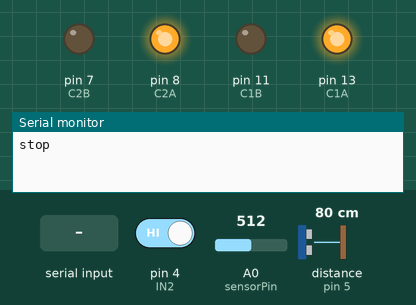
Bench run of a sketch on a simulated Arduino Uno, built with avr-gcc and run on an emulated ATmega328P. Parts: output pins drawn as LEDs (lit = HIGH), the last lines printed to the serial monitor. Wiring (inferred from the names in the program): ultrasonic range finder: trigger pin 10; echo pin 5. The inputs (shaded band) are chosen by the test bench; at power-on: pin 4 (IN2) HIGH, distance to the obstacle (sensor on pin 5) 80 cm, A0 (sensorPin) = 512. The echo pulse lasts 58.3 µs per cm; pins used as bus, display or sensor lines are not drawn.

Above: at 2.8 s.
2.9 s: pin 4 (IN2) driven LOW
At 8.8 s:
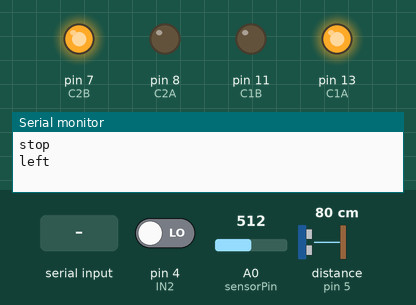
9.3 s: "b" received over the second serial link
At 10.3 s:
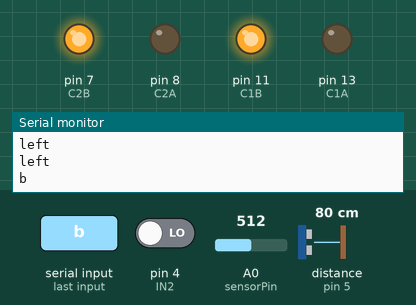
13.5 s: "r" received over the second serial link
At 16.3 s:
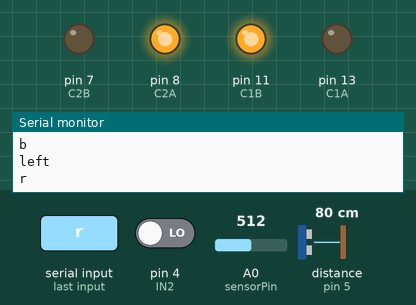
19.5 s: pin 4 (IN2) driven HIGH
At 20.9 s:
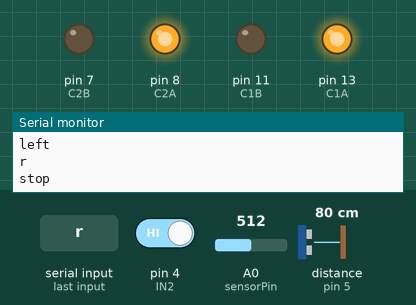
23.0 s: distance to the obstacle (sensor on pin 5) set to 7 cm
26.5 s: distance to the obstacle (sensor on pin 5) set to 4 cm
At 28.5 s:
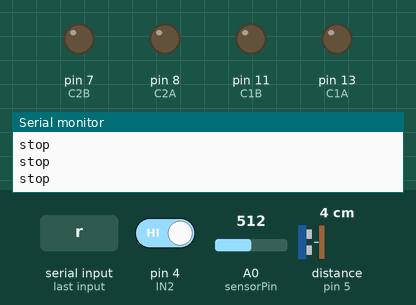
Timing chart, 0 to 30.0 s (numbered marks = the images above; inputs shaded):
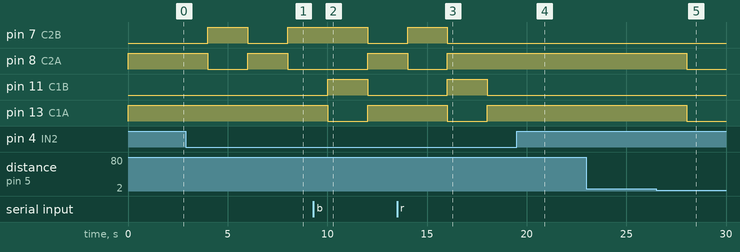

Measured:
- the behaviour switches between 6 and 5 cm on distance to the obstacle (sensor on pin 5) (found by bisection; images 4 and 5)
- after the input at 2.9 s, pin 7 (C2B): LOW → HIGH after 1.1 s, → LOW 2.0 s later, → HIGH 2.0 s later; pin 8 (C2A): HIGH → LOW after 1.1 s, → HIGH 2.0 s later, → LOW 2.0 s later
- after the input at 9.3 s, pin 11 (C1B): LOW → HIGH after 0.72 s, → LOW 2.0 s later; pin 13 (C1A): HIGH → LOW after 0.72 s, → HIGH 2.0 s later
- after the input at 13.5 s, pin 7 (C2B): goes on until 16.0 s, then stays LOW; pin 8 (C2A): goes on until 16.0 s, then stays HIGH; pin 11 (C1B): LOW → HIGH after 2.5 s, → LOW 2.0 s later; pin 13 (C1A): HIGH → LOW after 2.5 s, → HIGH 2.0 s later
- after the input at 19.5 s, pin 7 (C2B): stays LOW (without the input it goes to HIGH after 0.53 s); pin 8 (C2A): stays HIGH (without the input it goes to LOW after 0.53 s)
- after the input at 26.5 s, pin 8 (C2A), pin 13 (C1A): HIGH → LOW after 1.5 s

The sketch:

project_test_ultra.ino
```cpp
#include<SoftwareSerial.h>
SoftwareSerial myserial(2,3); //RX & TX
int sensorPin=A0;//select the inputpin for LDR
int sensorValue=0;
#define C1A 13
#define C1B 11
#define C2A 8
#define C2B 7
String voice;
const int trigPIN=10;
const int echoPIN=5;
long duration;
int distance;
int IN1=2;
int IN2=4;
char data=0;
void setup(){
  myserial.begin(9600);
  pinMode(C1A,OUTPUT);
  pinMode(C1B,OUTPUT);
  pinMode(C2A,OUTPUT);
  pinMode(C2B,OUTPUT);
  pinMode(4,OUTPUT);
  pinMode(trigPIN,OUTPUT);
  pinMode(echoPIN,INPUT);
  Serial.begin(9600);
  pinMode(IN1,INPUT);
  pinMode(IN2,INPUT);


}
void loop(){
  ultra();
  line();
  blouetooth();
  ldr();
}
void ldr(){
  sensorValue = analogRead(sensorPin);
  if (sensorValue > 700)
    forward();
  else
    Stop();
}
void blouetooth(){
  if (myserial.available()>0){
    data=myserial.read();
    Serial.println(data);
    if (data=='f')
      forward();
    else if (data=='b')
      backward();
    else if (data=='r')
      right();
    else if (data=='l')
      left();
    else
      Stop();
  }
}
void line(){
   if(digitalRead(IN1)==LOW && digitalRead(IN2)==LOW){
    forward();
    Serial.println("forward");
  }
  else if(digitalRead(IN1)==LOW && digitalRead(IN2)==HIGH){
    right();
    Serial.println("right");
  }
  else if(digitalRead(IN1)==HIGH && digitalRead(IN2)==LOW){
    left();
    Serial.println("left");
  }
  else
  {
  Stop();
  Serial.println("stop");
}
}
void ultra(){
  digitalWrite(trigPIN,LOW);
  delayMicroseconds(2);
  digitalWrite(trigPIN,HIGH);
  delayMicroseconds(10);
  digitalWrite(trigPIN,LOW);
  duration=pulseIn(echoPIN, HIGH);
  distance=duration*.034/2;
  if(distance >=5)
    forward();
   else if(distance<=5)
    delay(2000);
    Stop();
}
void forward(){
  digitalWrite(C1A, HIGH);
  digitalWrite(C1B, LOW);
  digitalWrite(C2A, HIGH);
  digitalWrite(C2B, LOW);
  delay(2000);
}
void Stop(){
  digitalWrite(C1A, LOW);
  digitalWrite(C1B, LOW);
  digitalWrite(C2A, LOW);
  digitalWrite(C2B, LOW);

}

void backward(){
  digitalWrite(C1A, LOW);
  digitalWrite(C1B, HIGH);
  digitalWrite(C2A, LOW);
  digitalWrite(C2B, HIGH);
  delay(2000);
}
void right()
{
  digitalWrite(C1A, LOW);
  digitalWrite(C1B, HIGH);
  digitalWrite(C2A, HIGH);
  digitalWrite(C2B, LOW);
  delay(2000);
}
void left()
{
  digitalWrite(C1A, HIGH);
  digitalWrite(C1B, LOW);
  digitalWrite(C2A, LOW);
  digitalWrite(C2B, HIGH);
  delay(2000);
}
```
